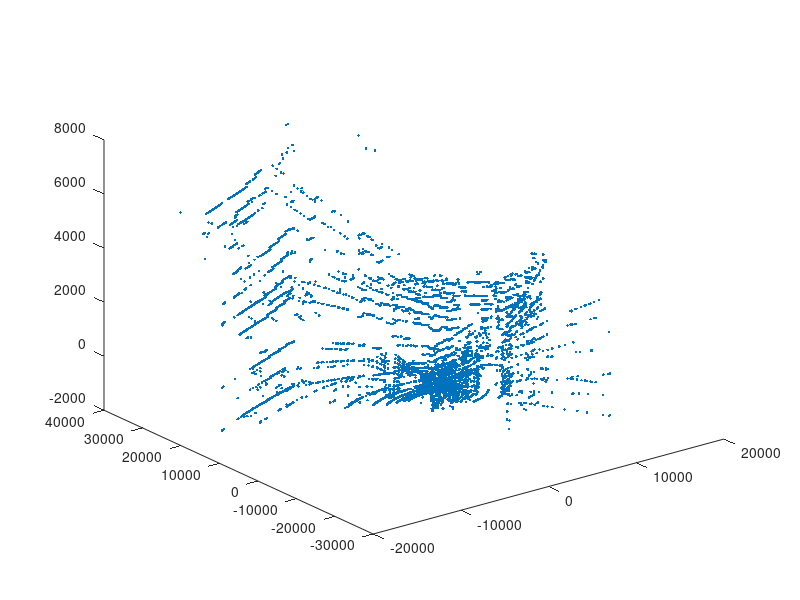

The MATLAB source for this figure:
% RUN THIS THIRD

clear;
load('extractedData.mat'); % loads as 'ed'

% ed is a 1x1812 struct with azimuth, azimuthRadians, strongest, and last
% strongest and last are 1x16 arrays 

% go through all angles and interpolate the radians
% this could be improved.  it is inefficient
for I = 2:size(ed,1)-2
  
   t = ed(I-1).azimuthRadians;
   if ed(I).azimuthRadians == t
      ed(I).azimuthRadians = (ed(I+1).azimuthRadians + t)/2; %#ok<*SAGROW>
   end
   
   % special case for end of revolution
   ed(1812).azimuthRadians = (ed(1811).azimuthRadians + ed(1).azimuthRadians)/2; 
end


% Now calculate XYZ values for each reading
% First make a lookup table for the angle of each laser because putting
% them in order would make far too much sense...
angles = [-15,1,-13,-3,-11,5,-9,7,-7,9,-5,11,-3,13,-1,15];

% Convert to radians
angles = (angles / 360)* 2 * pi ;

XYZ = zeros(size(ed,1),3);
XYZ2 = zeros(size(ed,1),3);

disp('calculating XYZ values');
index = 1;
for I = 1:size(ed,2)
   for J = 1:16
   XYZ(index,1) = double(ed(I).last(J)) * cos(angles(J)) * sin(ed(I).azimuthRadians);
   XYZ(index,2) = double(ed(I).last(J)) * cos(angles(J)) * cos(ed(I).azimuthRadians);
   XYZ(index,3) = double(ed(I).last(J)) * sin(angles(J));
   index = index + 1;
   end
end

disp('plotting');
clf;
axis equal
plot3(XYZ(:,1),XYZ(:,2),XYZ(:,3),'.');
%hold on
%plot3(XYZ2(:,1),XYZ2(:,2),XYZ2(:,3),'.');
